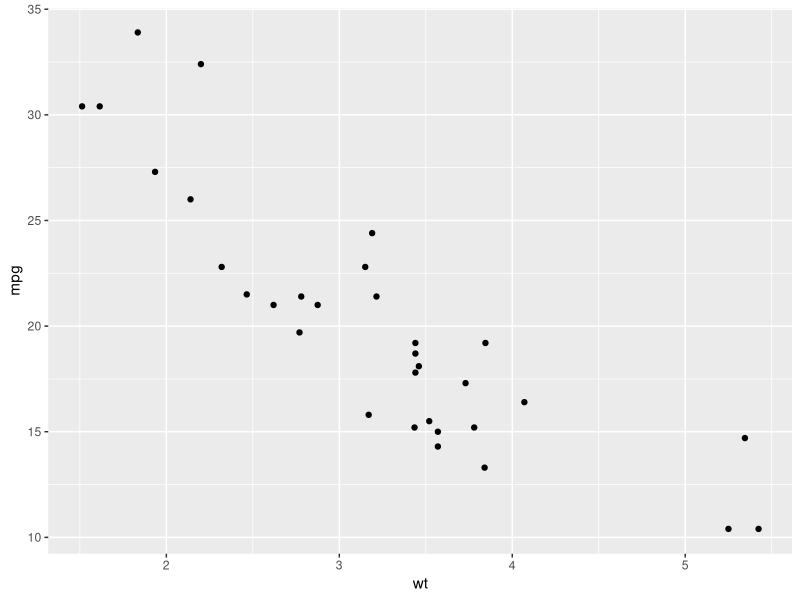
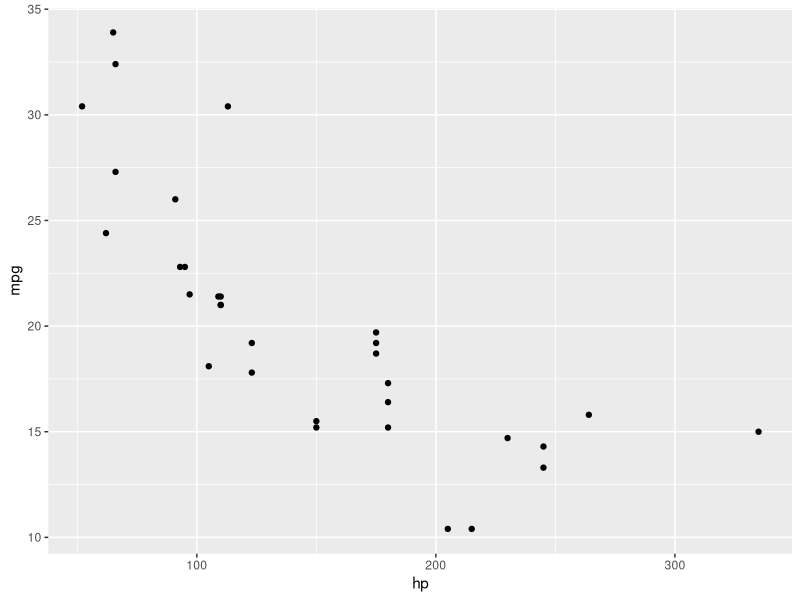
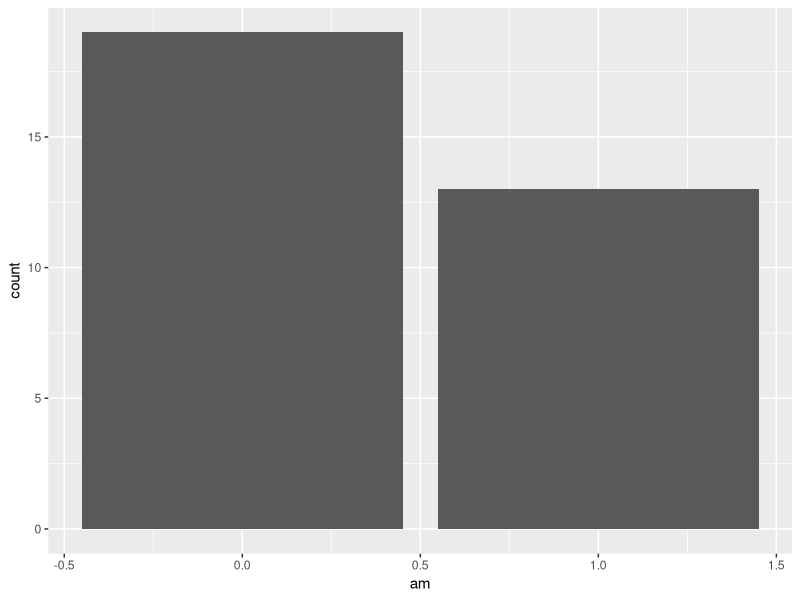
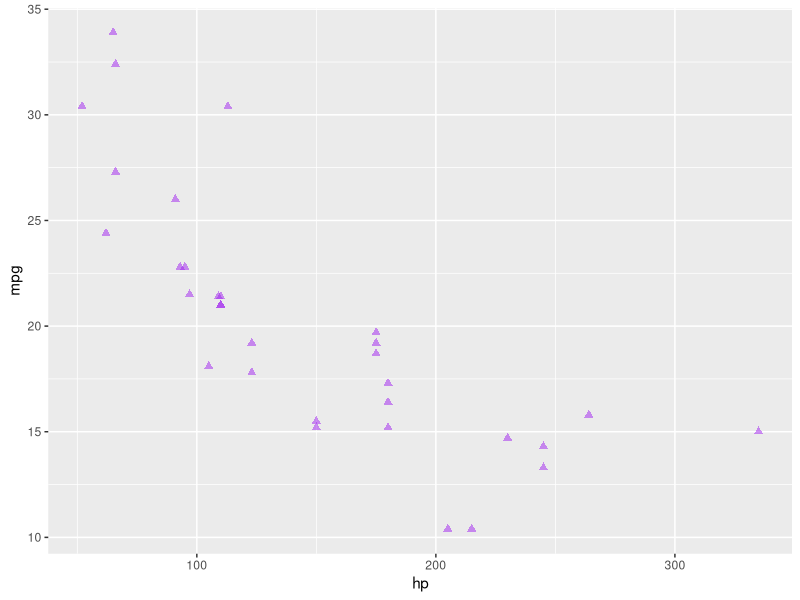
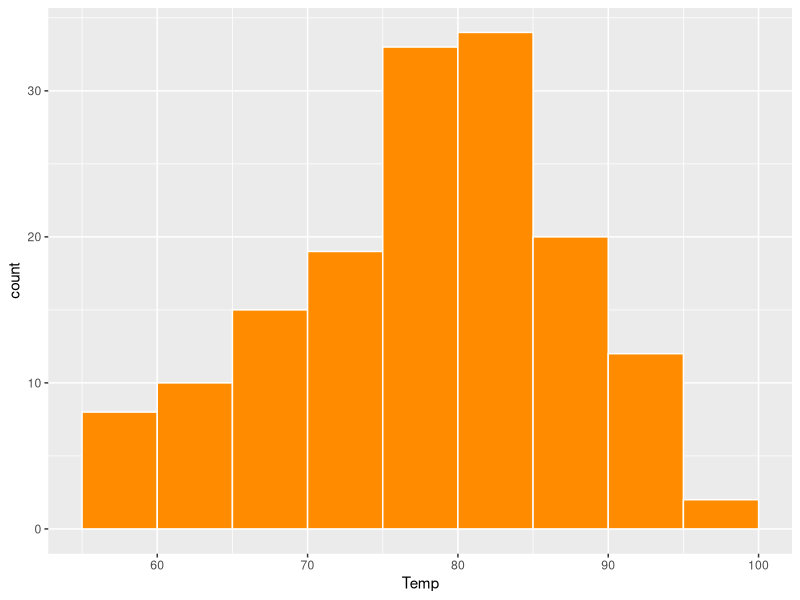
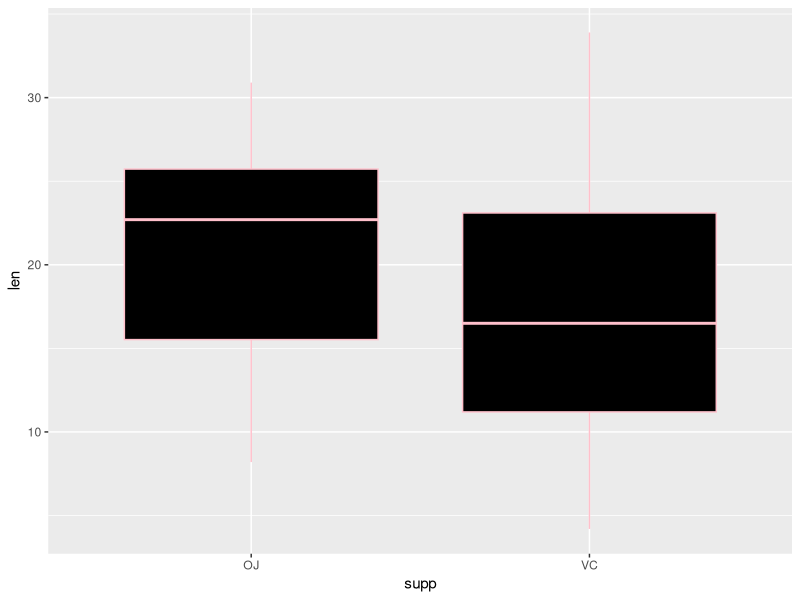
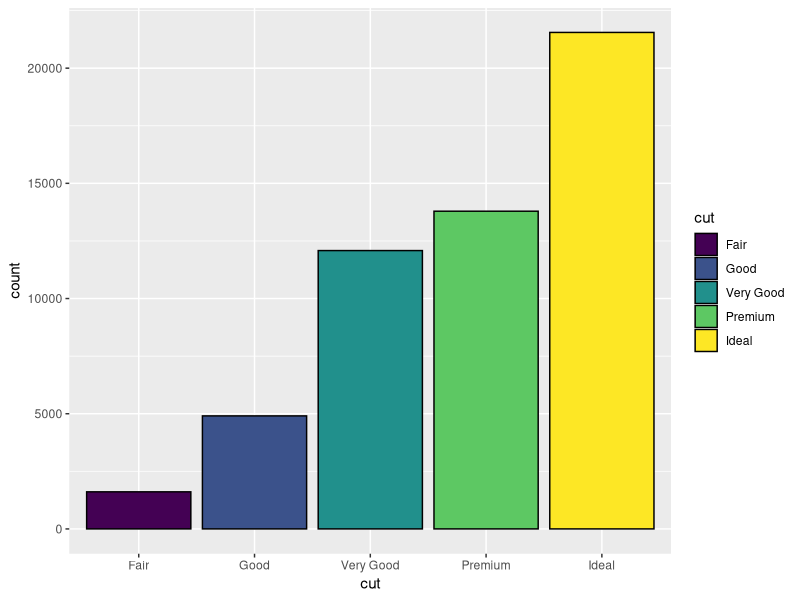
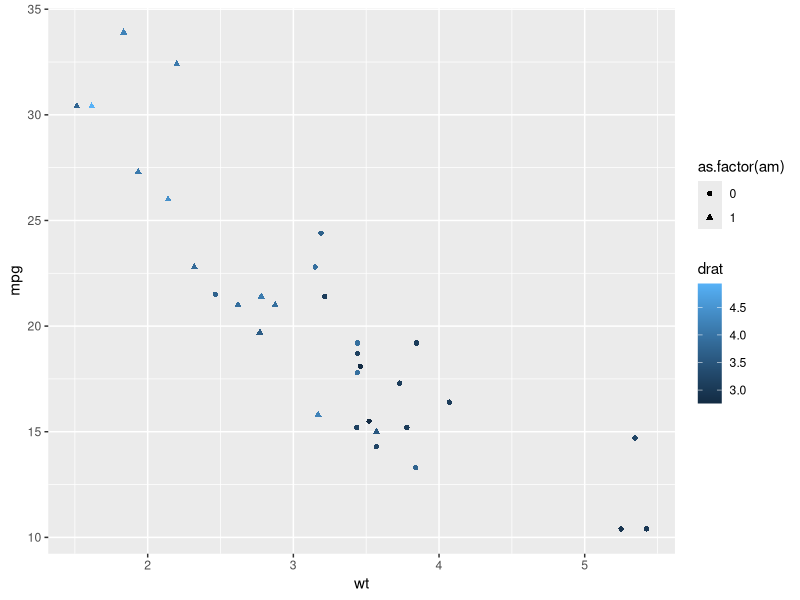

The R script that drew these images, in order:
### Code for Notes 04

# Load ggplot2 package
library(ggplot2)

## The ggplot2 package intro

ggplot(data = mtcars) + 
  geom_point(aes(x = wt, y = mpg))


# Practice Question 2 - scatter plot for hp vs. mpg

ggplot(data = mtcars) + 
  geom_point(aes(x = hp, y = mpg))


# Practice Question 3 - bar graph for transmission (am)

ggplot(data = mtcars) + 
  geom_bar(aes(x = am))


## Scatterplots

# Practice problem - change color, size, shape, and transparency

ggplot(data = mtcars) + 
  geom_point(aes(x = hp, y = mpg),
             color = "purple",
             size = 2, 
             shape = 17,
             alpha = 0.5)




## Histograms

# Practice problem - write code to match the graph

ggplot(airquality) + 
  geom_histogram(aes(x = Temp), 
                 fill = "darkorange", 
                 color = "white",
                 binwidth = 5, 
                 boundary = 55)



## Boxplots

# Practice problem - reproduce the boxplot in the notes

ggplot(data = ToothGrowth) +
  geom_boxplot(aes(x = supp, y = len), 
               fill = "black", 
               color = "pink")



## Bar Graphs

# Practice problem - replicate the graph in the notes

View(diamonds)
  # looks like each row is an individual diamond,
  # which means we have a raw data format

ggplot(diamonds) + 
  geom_bar(aes(x = cut, fill = cut),
           color = "black")


## Adding variables to graphs

ggplot(data = mtcars) + 
  geom_point(aes(x = wt, y = mpg,
                 color = drat,
                 shape = as.factor(am)))

ggplot(data = mtcars) + 
  geom_point(aes(x = wt, y = mpg,
                 color = as.factor(am),
                 alpha = drat))


